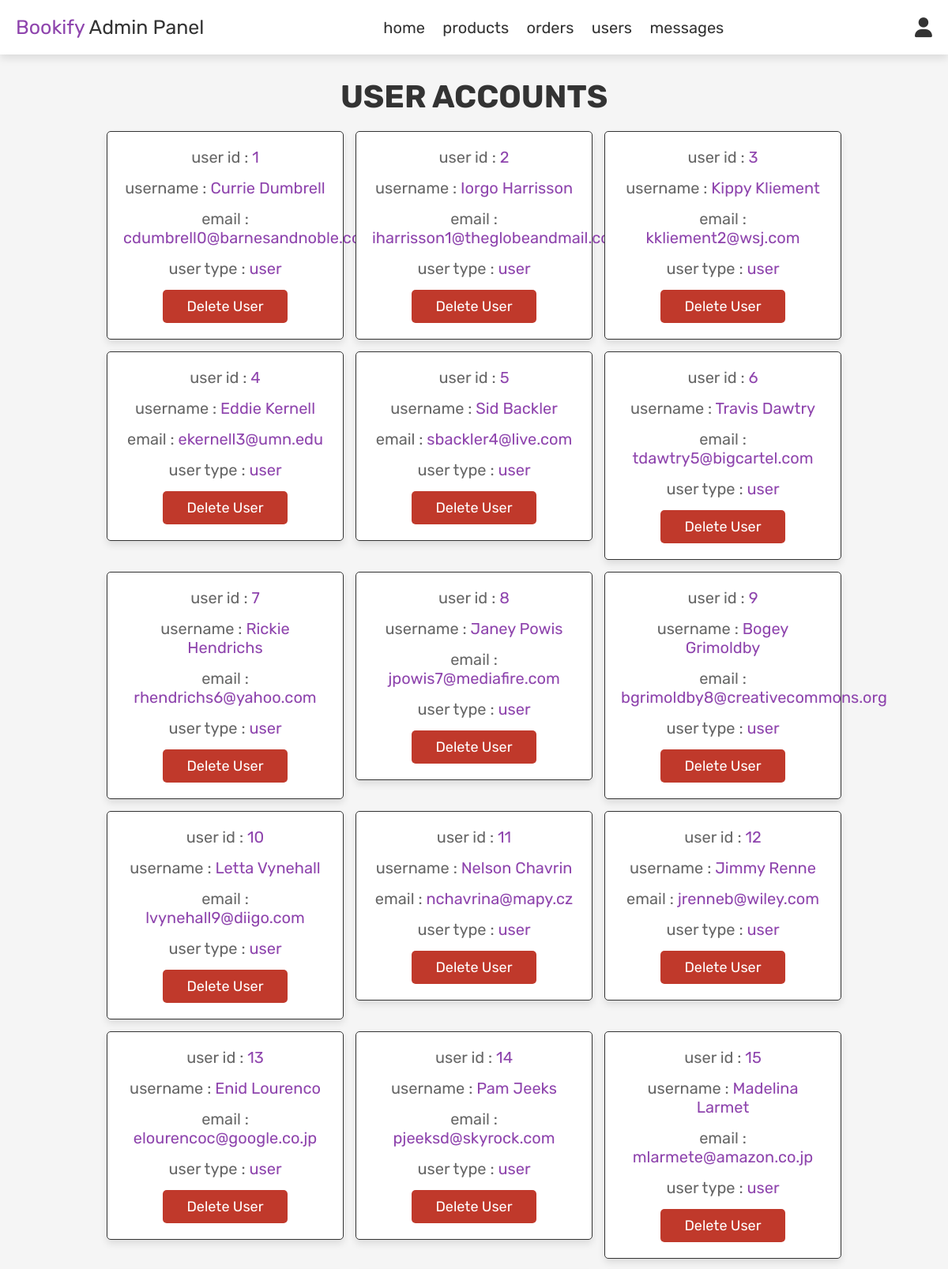
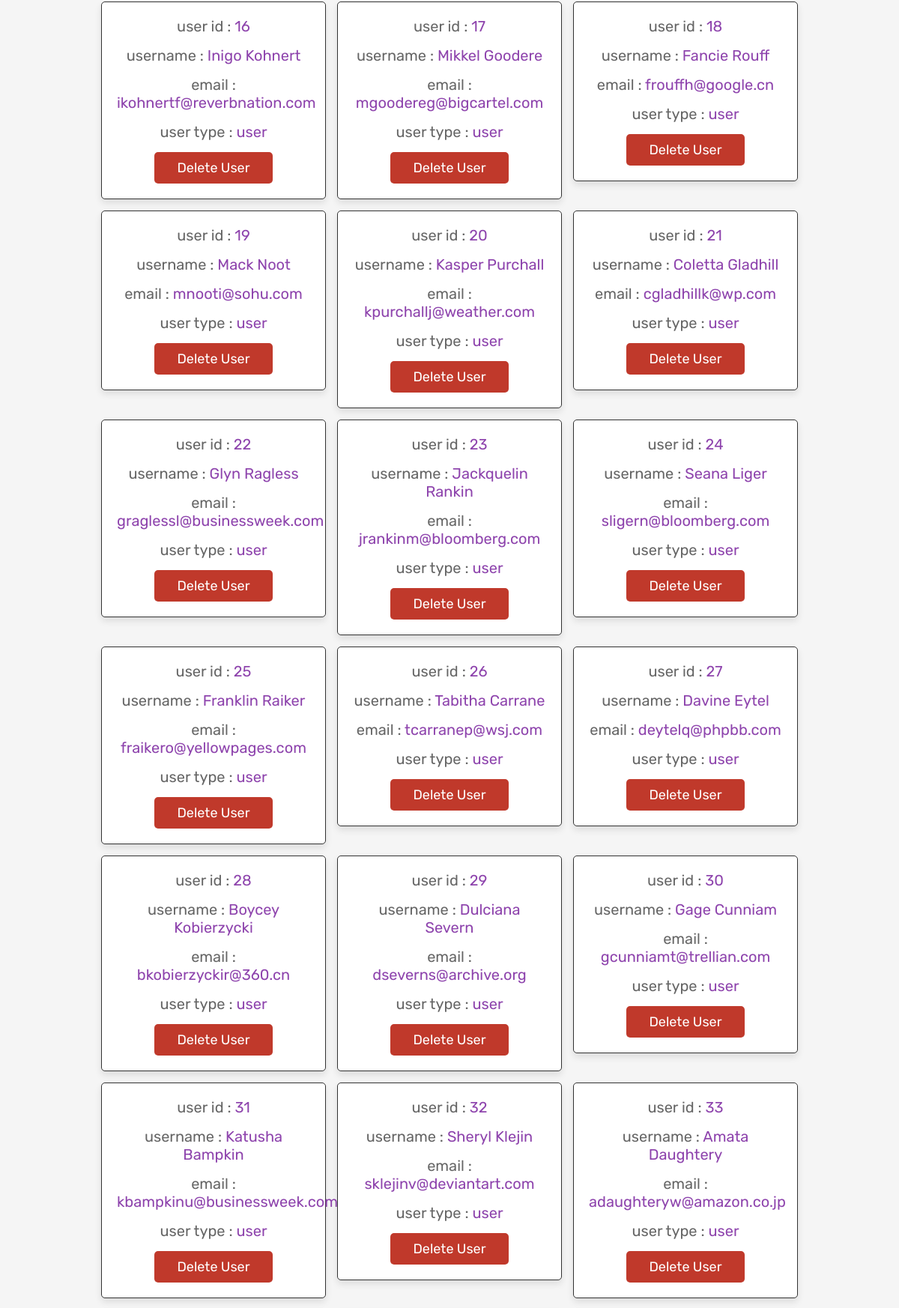
The app's page /admin_users.php (signed in, upper part) with its own data (2 pictures, top to bottom).
### tables this page shows
CREATE TABLE IF NOT EXISTS `users` (
  `id` int NOT NULL AUTO_INCREMENT,
  `name` varchar(100) NOT NULL,
  `email` varchar(100) NOT NULL,
  `password` varchar(100) NOT NULL,
  `user_type` varchar(20) NOT NULL DEFAULT 'user',
  PRIMARY KEY (`id`)
);

### admin_users.php (the view, shortened to what this page needs)
<?php
include 'config.php';
?>
<!DOCTYPE html>
<html lang="en">
<head>
   <link rel="stylesheet" href="https://cdnjs.cloudflare.com/ajax/libs/font-awesome/6.0.0/css/all.min.css">
   <link rel="stylesheet" href="css/admin_style.css">
</head>
<body>
<?php include 'admin_header.php'; ?>
<section class="users">
   <h1 class="title"> user accounts </h1>
   <div class="box-container">
      <?php
         $select_users = mysqli_query($conn, "SELECT * FROM `users`") or die('query failed');
         while($fetch_users = mysqli_fetch_assoc($select_users)){
      ?>
      <div class="box">
         <p> user id : <span><?php echo $fetch_users['id']; ?></span> </p>
         <p> username : <span><?php echo $fetch_users['name']; ?></span> </p>
         <p> email : <span><?php echo $fetch_users['email']; ?></span> </p>
         <p> user type : <span style="color:<?php if($fetch_users['user_type'] == 'admin'){ echo 'var(--orange)'; } ?>"><?php echo $fetch_users['user_type']; ?></span> </p>
         <a href="admin_users.php?delete=<?php echo $fetch_users['id']; ?>" onclick="return confirm('delete this user?');" class="delete-btn">delete user</a>
      </div>
      <?php
         };
      ?>
   </div>
</section>
</body>
</html>

### css/admin_style.css (style rules this page uses)
:root { --purple:#8e44ad; --red:#c0392b; --orange:#f39c12; --black:#333; --white:#fff; --light-color:#666; --light-white:#ccc; --light-bg:#f5f5f5; --border:.1rem solid var(--black); --box-shadow:0 .5rem 1rem rgba(0,0,0,.1); }
* { font-family: 'Rubik', sans-serif; margin:0; padding:0; box-sizing: border-box; outline: none; border:none; text-decoration: none; transition:all .2s linear; }
html { font-size: 62.5%; overflow-x: hidden; }
body { background-color: var(--light-bg); }
section { padding:3rem 2rem; }
.title { text-align: center; margin-bottom: 2rem; text-transform: uppercase; color:var(--black); font-size: 4rem; }
.btn, .option-btn, .delete-btn, .white-btn { display: inline-block; margin-top: 1rem; padding:1rem 3rem; cursor: pointer; color:var(--white); font-size: 1.8rem; border-radius: .5rem; text-transform: capitalize; }
.delete-btn { background-color: var(--red); }
.users .box-container { display: grid; grid-template-columns: repeat(auto-fit, 30rem); justify-content: center; gap:1.5rem; max-width: 1200px; margin:0 auto; align-items: flex-start; }
.users .box-container .box { background-color: var(--white); padding:2rem; border:var(--border); box-shadow: var(--box-shadow); border-radius: .5rem; text-align: center; }
.users .box-container .box p { padding-bottom: 1.5rem; font-size: 2rem; color:var(--light-color); }
.users .box-container .box p span { color:var(--purple); }
.users .box-container .box .delete-btn { margin-top: 0; }

### records on screen
users: id "1", name "Currie Dumbrell", email "cdumbrell0@barnesandnoble.com", user_type "user"
users: id "2", name "Iorgo Harrisson", email "iharrisson1@theglobeandmail.com", user_type "user"
users: id "3", name "Kippy Kliement", email "kkliement2@wsj.com", user_type "user"
users: id "4", name "Eddie Kernell", email "ekernell3@umn.edu", user_type "user"
users: id "5", name "Sid Backler", email "sbackler4@live.com", user_type "user"
users: id "6", name "Travis Dawtry", email "tdawtry5@bigcartel.com", user_type "user"
users: id "7", name "Rickie Hendrichs", email "rhendrichs6@yahoo.com", user_type "user"
users: id "8", name "Janey Powis", email "jpowis7@mediafire.com", user_type "user"
users: id "9", name "Bogey Grimoldby", email "bgrimoldby8@creativecommons.org", user_type "user"
users: id "10", name "Letta Vynehall", email "lvynehall9@diigo.com", user_type "user"
users: id "11", name "Nelson Chavrin", email "nchavrina@mapy.cz", user_type "user"
users: id "12", name "Jimmy Renne", email "jrenneb@wiley.com", user_type "user"
users: id "13", name "Enid Lourenco", email "elourencoc@google.co.jp", user_type "user"
users: id "14", name "Pam Jeeks", email "pjeeksd@skyrock.com", user_type "user"
users: id "15", name "Madelina Larmet", email "mlarmete@amazon.co.jp", user_type "user"
users: id "16", name "Inigo Kohnert", email "ikohnertf@reverbnation.com", user_type "user"
users: id "17", name "Mikkel Goodere", email "mgoodereg@bigcartel.com", user_type "user"
users: id "18", name "Fancie Rouff", email "frouffh@google.cn", user_type "user"
users: id "19", name "Mack Noot", email "mnooti@sohu.com", user_type "user"
users: id "20", name "Kasper Purchall", email "kpurchallj@weather.com", user_type "user"
users: id "21", name "Coletta Gladhill", email "cgladhillk@wp.com", user_type "user"
users: id "22", name "Glyn Ragless", email "graglessl@businessweek.com", user_type "user"
users: id "23", name "Jackquelin Rankin", email "jrankinm@bloomberg.com", user_type "user"
users: id "24", name "Seana Liger", email "sligern@bloomberg.com", user_type "user"
users: id "25", name "Franklin Raiker", email "fraikero@yellowpages.com", user_type "user"
users: id "26", name "Tabitha Carrane", email "tcarranep@wsj.com", user_type "user"
users: id "27", name "Davine Eytel", email "deytelq@phpbb.com", user_type "user"
users: id "28", name "Boycey Kobierzycki", email "bkobierzyckir@360.cn", user_type "user"
users: id "29", name "Dulciana Severn", email "dseverns@archive.org", user_type "user"
users: id "30", name "Gage Cunniam", email "gcunniamt@trellian.com", user_type "user"
users: id "31", name "Katusha Bampkin", email "kbampkinu@businessweek.com", user_type "user"
users: id "32", name "Sheryl Klejin", email "sklejinv@deviantart.com", user_type "user"
users: id "33", name "Amata Daughtery", email "adaughteryw@amazon.co.jp", user_type "user"
